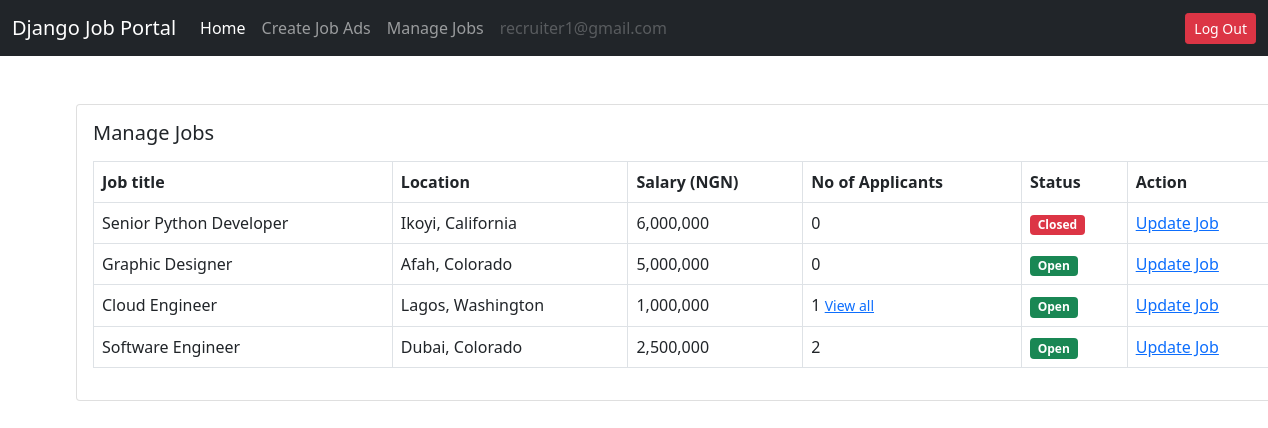
Screenshot of /manage-job/ (signed in) with the database file from the repository.
### users/models.py (models this page shows)
class User(AbstractUser):
    email =  models.EmailField(max_length=255, unique=True)
    is_recruiter = models.BooleanField(default=False)
    is_applicant = models.BooleanField(default=False)
    has_resume = models.BooleanField(default=False)
    has_company = models.BooleanField(default=False)

### job/models.py (models this page shows, shortened)
class Job(models.Model):
    job_choices = (
        ('Remote', 'Remote'),
        ('Onsite', 'Onsite'),
        ('Hybrid', 'Hybrid'),
    )
    user = models.ForeignKey(User, on_delete=models.CASCADE)
    company = models.ForeignKey(Company, on_delete=models.CASCADE)
    title = models.CharField(max_length=255)
    city = models.CharField(max_length=255)
    salary = models.PositiveIntegerField()
    requirements = models.TextField()
    ideal_candidate = models.TextField()
    is_available = models.BooleanField(default=False)
    timestamp = models.DateTimeField(auto_now_add=True)
    industry = models.ForeignKey(Industry, on_delete=models.DO_NOTHING, null=True, blank=True)
    state = models.ForeignKey(State, on_delete=models.DO_NOTHING, null=True, blank=True)
    job_type = models.CharField(max_length=255, choices=job_choices, null=True, blank=True)

class State(models.Model):
    name = models.CharField(max_length=255)
    def __str__(self):
        return self.name

### job/views.py (the view)
# urls.py: path('manage-job/', views.manage_job, name='manage-job'),
def manage_job(request):
    jobs = Job.objects.filter(user=request.user,company=request.user.company)
    context = {
        'jobs': jobs
    }
    return render(request, 'job/manage_job.html', context)

### templates/job/manage_job.html
{% extends 'base.html' %}
{% load humanize %}
{% block content %}
<div class="card mx-auto" style="width: 76rem;">
    <div class="card-body">
        <h5 class="card-title mb-3">Manage Jobs</h5>
        <table class="table table-bordered">
            <thead>
                <tr>
                    <th scope="col">Job title</th>
                    <th scope="col">Location</th>
                    <th scope="col">Salary (NGN)</th>
                    <th scope="col">No of Applicants</th>
                    <th scope="col">Status</th>
                    <th scope="col">Action</th>
                </tr>
            </thead>
            <tbody>
                {% for job in jobs %}
                <tr>
                    <td>{{ job.title }}</td>
                    <td>{{ job.city }}, {{ job.state }}</td>
                    <td>{{ job.salary|intcomma }}</td>
                    <td>{{ job.applyjob_set.all.count }} {% if job.applyjob_set.all.count == 1 %} <a href="{% url 'all-applicants' job.pk %}"><small>View all</small></a> {% endif %} </td>
                    {% if job.is_available %}
                    <td><span class="badge bg-success">Open</span></td>
                    {% else %}
                    <td><span class="badge bg-danger">Closed</span></td>
                    {% endif %}
                    <td>
                        <a href="{% url 'update-job' job.pk %}">Update Job</a>
                    </td>
                </tr>
                {% endfor %}
        </table>
    </div>
</div>
{% endblock content %}

### templates/base.html (shortened to what this page needs)
<!DOCTYPE html>
<html lang="en">
<head>
    <link href="https://cdn.jsdelivr.net/npm/bootstrap@5.0.2/dist/css/bootstrap.min.css" rel="stylesheet"
>
    <link rel="stylesheet" href="https://cdnjs.cloudflare.com/ajax/libs/font-awesome/6.0.0-beta3/css/all.min.css">
</head>
<body>
    <nav class="navbar navbar-expand-lg navbar-dark bg-dark">
        <div class="container-fluid">
            <a href="{% url 'home' %}" class="navbar-brand">Django Job Portal</a>
        <div class="collapse navbar-collapse" id="navbarSupportedContent">
            {% if request.user.is_authenticated %}
            {% if request.user.is_applicant %}
            <ul class="navbar-nav me-auto mb-2 mb-lg-0">
                <li class="nav-item">
                    <a href="{% url 'home' %}" class="nav-link active">Home</a>
                </li>
                {% if request.user.has_resume %}
                <li class="nav-item">
                    <a href="{% url 'job-listing' %}" class="nav-link">Apply Job</a>
                </li>
                <li class="nav-item">
                    <a href="{% url 'applied-jobs' %}" aria-current="page" class="nav-link">Applied Jobs</a>
                </li>
                {% else %}
                <li class="nav-item">
                    <a href="{% url 'update-resume' %}" class="nav-link">Create Resume</a>
                </li>
                {% endif %}
                <li class="nav-item">
                    <a href="#" class="nav-link disabled" tabindex="-1" aria-disabled="true">{{ request.user.email }}</a>
            </ul>
            <a href="{% url 'logout' %}" class="btn btn-danger btn-sm">Log Out</a>
            {% elif request.user.is_recruiter %}
            <ul class="navbar-nav me-auto mb-2 mb-lg-0">
                <li class="nav-item">
                    <a href="{% url 'home' %}" class="nav-link active">Home</a>
                </li>
                {% if request.user.has_company %}
                <li class="nav-item">
                    <a href="{% url 'create-job' %}" class="nav-link">Create Job Ads</a>
                </li>
                <li class="nav-item">
                    <a href="{% url 'manage-job' %}" class="nav-link">Manage Jobs</a>
                </li>
                {% else %}
                <li class="nav-item">
                    <a href="{% url 'update-company' %}" class="nav-link">Create Company</a>
                </li>
                {% endif %}
                <li class="nav-item">
                    <a href="#" class="nav-link disabled" tabindex="-1" aria-disabled="true">{{ request.user.email }}</a>
                </li>
            </ul>
            <a href="{% url 'logout' %}" class="btn btn-danger btn-sm">Log Out</a>
            {% endif %}
            {% endif %}
        </div>
        </div>
    </nav>
    <div class="container mt-5">
        {% block content %}
        {% endblock content %}
    </div>
</body>
</html>

### rows the page displays
User: user.email "recruiter1@gmail.com"
Job: title "Senior Python Developer", city "Ikoyi", state "California", salary "6,000,000", applyjob_set.all.count "0", is_available "Closed"
Job: title "Graphic Designer", city "Afah", state "Colorado", salary "5,000,000", applyjob_set.all.count "0", is_available "Open"
Job: title "Cloud Engineer", city "Lagos", state "Washington", salary "1,000,000", applyjob_set.all.count "1", shows "View all", is_available "Open"
Job: title "Software Engineer", city "Dubai", state "Colorado", salary "2,500,000", applyjob_set.all.count "2", is_available "Open"
